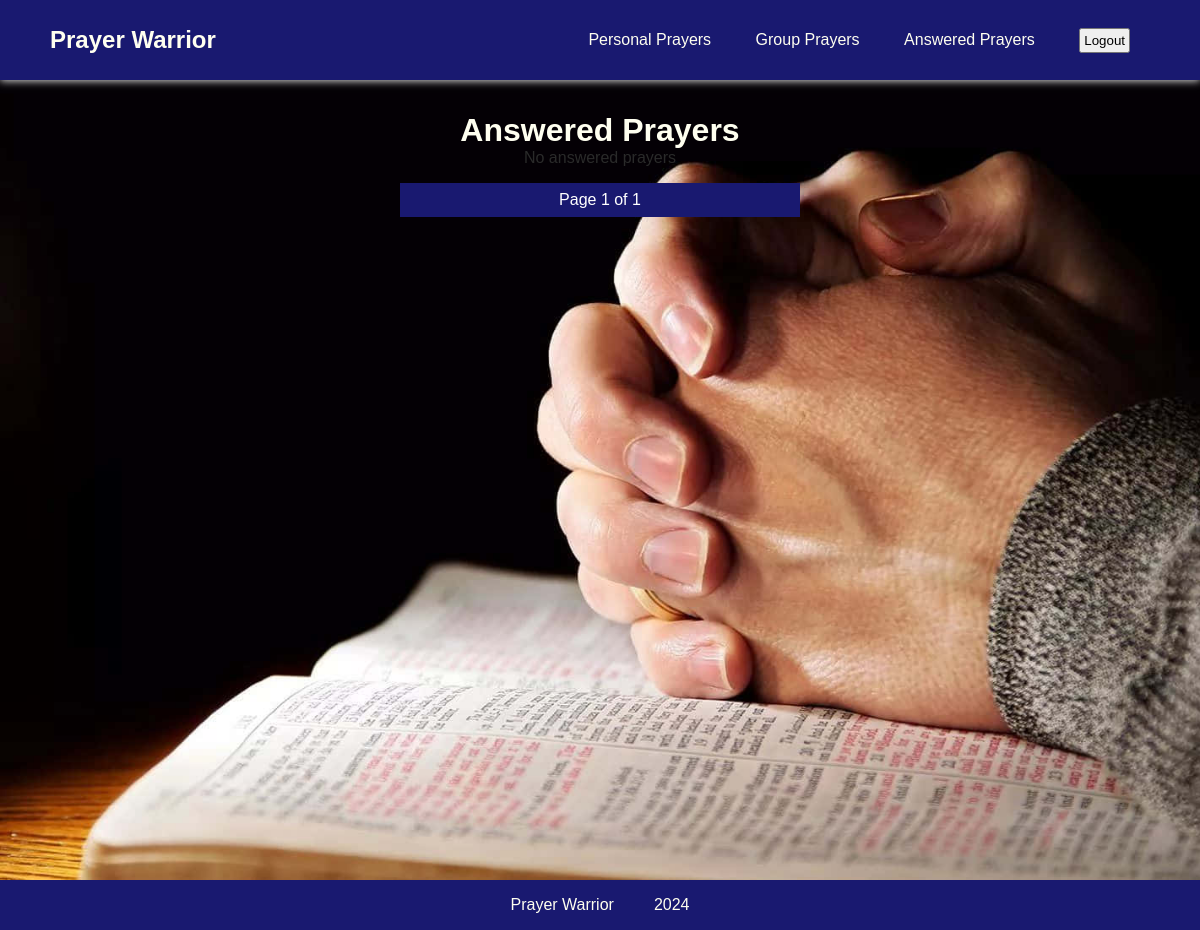
Before: /app/answered-prayer-list/ (signed in) with the older database file.
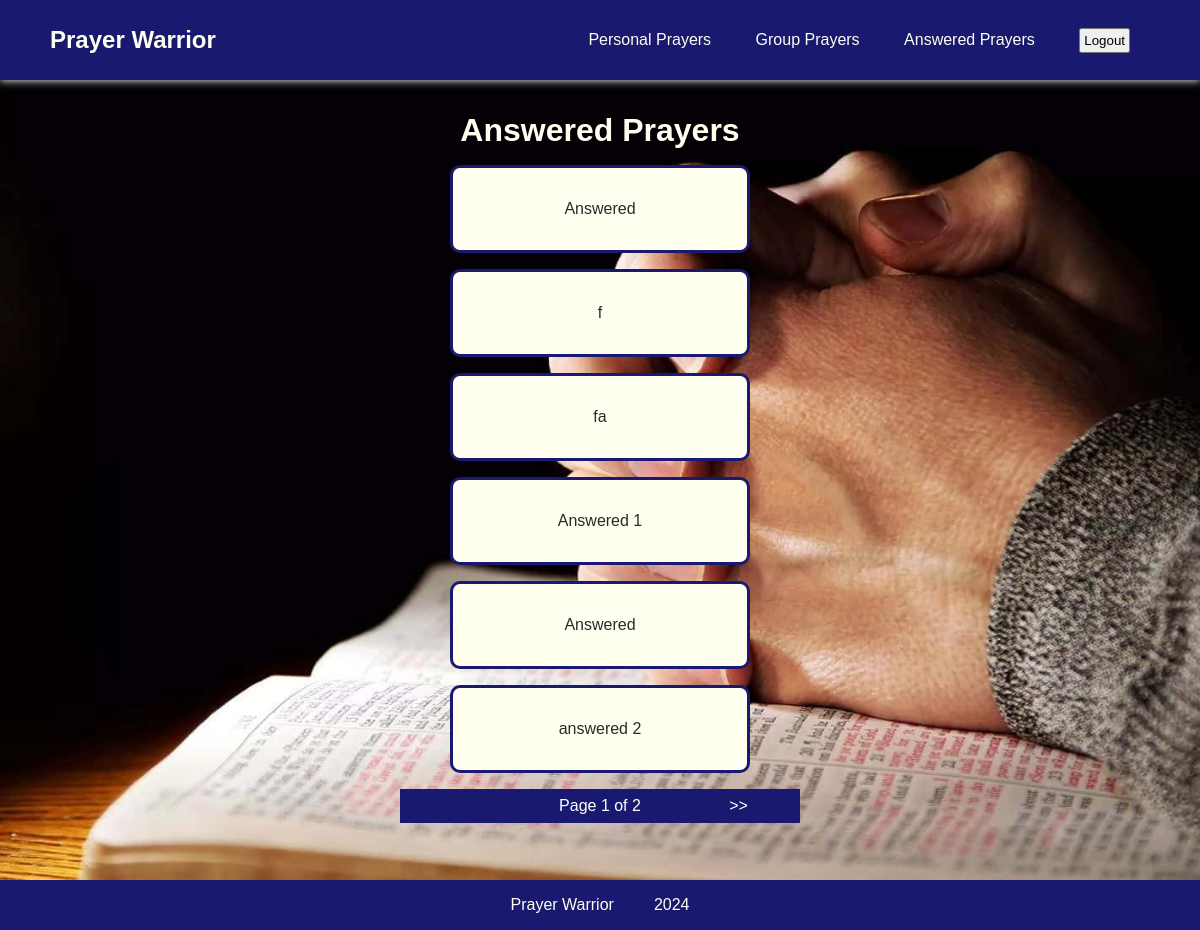
After: the same page with the newer database file.
### app/models.py (models this page shows)
class AnsweredPrayer(models.Model):
    datetime = models.DateTimeField(auto_now_add=True)
    prayer_request = models.ForeignKey(PrayerRequest, on_delete=models.CASCADE)
    content = models.TextField()

### app/views.py (the view)
# urls.py: path("answered-prayer-list/", views.AnsweredPrayerListView.as_view(), name="answered-prayer-list"),
class AnsweredPrayerListView(LoginRequiredMixin, generic.ListView):
    model = AnsweredPrayer
    template_name = "app/answered-prayer-list.html"
    login_url = reverse_lazy("login")
    paginate_by = 6
    def get_queryset(self):
        prayer_requests = PrayerRequest.objects.filter(user=self.request.user)
        queryset = []
        for prayer_request in prayer_requests:
            if AnsweredPrayer.objects.filter(prayer_request=prayer_request).exists():
                queryset.append(AnsweredPrayer.objects.get(prayer_request=prayer_request))
        return queryset

### app/templates/app/answered-prayer-list.html
{% extends "app/base-list.html" %}
{% load static %}
{% block page-style %}<link href="{% static 'app/answered-prayer-list.css' %}" rel="stylesheet">{% endblock %}
{% block list-content %}
<div class="page-container">
    <div class="header">
        <h1>Answered Prayers</h1>
    </div>
    {% if page_obj %}
    {% for answered_prayer in page_obj %}
        <ul class="flex-container">
            <li class="answered-prayer"> {{answered_prayer.content}} </li>
        </ul>
    {% endfor %}
    {% else %}
    No answered prayers
    {% endif %}
</div>
{% endblock %}

Changed rows visible on the page:
added AnsweredPrayer: content "Answered"
added AnsweredPrayer: content "f"
added AnsweredPrayer: content "fa"
added AnsweredPrayer: content "Answered 1"
added AnsweredPrayer: content "Answered"
added AnsweredPrayer: content "answered 2"
Other visible differences:
{{ page_obj.paginator.num_pages }}: "1" → "2"
text no longer shown: "No answered prayers"
